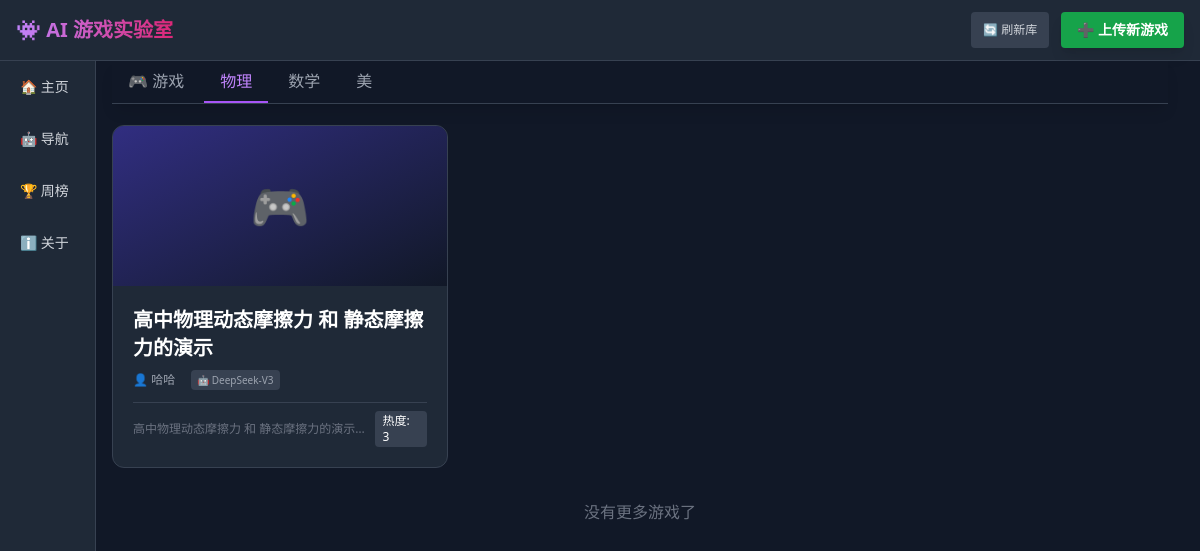
/?category_id=2, run on the app's committed database.
### database.py (models this page shows)
class Category(Base):
    __tablename__ = "categories"
    id = Column(Integer, primary_key=True, index=True)
    name = Column(String, unique=True, index=True)
    created_at = Column(DateTime, default=datetime.utcnow)

class Game(Base):
    __tablename__ = "games"
    id = Column(Integer, primary_key=True, index=True)
    title = Column(String)
    description = Column(String)
    filename = Column(String, unique=True)
    html_code = Column(Text)
    author = Column(String, default="匿名玩家")
    ai_model = Column(String, default="Unknown") # 例如 GPT-4o
    prompt = Column(Text, default="")            # 提示词
    category_id = Column(Integer, default=1)      # 分类ID，默认1（游戏）
    is_multi_file = Column(Integer, default=0)   # 0=单文件, 1=多文件(zip)
    directory_name = Column(String, default="")  # 多文件游戏的目录名
    edit_password = Column(String, default="")   # 编辑密码
    rating = Column(Float, default=0)            # 综合平均分
    rating_total = Column(Integer, default=0)    # 总评分
    rating_count = Column(Integer, default=0)    # 评分次数
    views = Column(Integer, default=0)
    created_at = Column(DateTime, default=datetime.utcnow)

### routers/games.py (the view)
@router.get("/", response_class=HTMLResponse)
async def index(request: Request, category_id: int = None, page: int = 1, db: Session = Depends(get_db)):
    categories = db.query(Category).all()
    per_page = 12
    offset = (page - 1) * per_page
    if not category_id:
        category_id = 1
    query = db.query(Game).filter(Game.category_id == category_id)
    total_games = query.count()
    games = query.order_by(Game.views.desc()).offset(offset).limit(per_page).all()
    return templates.TemplateResponse(
        "index.html",
        {
            "request": request,
            "games": games,
            "categories": categories,
            "selected_category": category_id,
            "current_page": page,
            "total_pages": (total_games + per_page - 1) // per_page
        }
    )

### templates/index.html (shortened to what this page needs)
{% extends "base.html" %}
{% block content %}
    <div class="fixed top-[3.8rem] left-[7rem] right-[2rem] z-50 bg-gray-900 pt-0 pb-0 shadow-lg border-b border-gray-700">
        <div class="flex space-x-1 overflow-x-auto">
            <a href="/" class="px-4 py-2 whitespace-nowrap transition-all duration-300 border-b-2 {% if not selected_category %}border-purple-500 text-purple-400{% else %}border-transparent text-gray-400 hover:text-gray-300{% endif %}">
                🎮 游戏
            </a>
            {% for category in categories %}
            {% if category.name != "游戏" %}
            <a href="/?category_id={{ category.id }}" class="px-4 py-2 whitespace-nowrap transition-all duration-300 border-b-2 {% if selected_category == category.id %}border-purple-500 text-purple-400{% else %}border-transparent text-gray-400 hover:text-gray-300{% endif %}">
                {{ category.name }}
            </a>
            {% endif %}
            {% endfor %}
        </div>
    </div>
    <div id="games-container"
         class="pt-8 grid grid-cols-1 md:grid-cols-2 lg:grid-cols-3 gap-6"
         data-total-pages="{{ total_pages }}"
         data-selected-category="{{ selected_category if selected_category is not none else '' }}">
        {% for game in games %}
        <a href="/play/{{ game.id }}" class="group bg-gray-800 rounded-xl overflow-hidden border border-gray-700 hover:border-purple-500 hover:shadow-2xl hover:shadow-purple-500/20 transition-all duration-300">
            <div class="h-40 bg-gradient-to-br from-indigo-900 to-gray-900 flex items-center justify-center text-5xl group-hover:scale-110 transition-transform">
                🎮
            </div>
            <div class="p-5">
                <h3 class="text-xl font-bold mb-2 group-hover:text-purple-400 transition">{{ game.title }}</h3>
                <div class="flex items-center gap-4 text-xs text-gray-400 mb-3">
                    <span>👤 {{ game.author }}</span>
                    <span class="bg-gray-700 px-1.5 py-0.5 rounded text-[10px]">🤖 {{ game.ai_model }}</span>
                </div>
                <div class="flex justify-between items-center text-xs text-gray-500 border-t border-gray-700 pt-2">
                    <span class="line-clamp-1">
                        {{ game.description or '暂无简介' }}
                    </span>
                    <span class="bg-gray-700 text-white px-2 py-0.5 rounded">热度: {{ game.views }}</span>
                </div>
            </div>
        </a>
        {% endfor %}
    </div>
    <div id="no-more" class="col-span-full text-center py-8 text-gray-500 hidden">
        <p>没有更多游戏了</p>
    </div>
</div>
{% endblock %}

### data on the page
Category: name "物理"
Category: name "数学"
Category: name "美"
Game: title "高中物理动态摩擦力 和 静态摩擦力的演示", author "哈哈", ai_model "DeepSeek-V3", description "高中物理动态摩擦力…", views "3"
